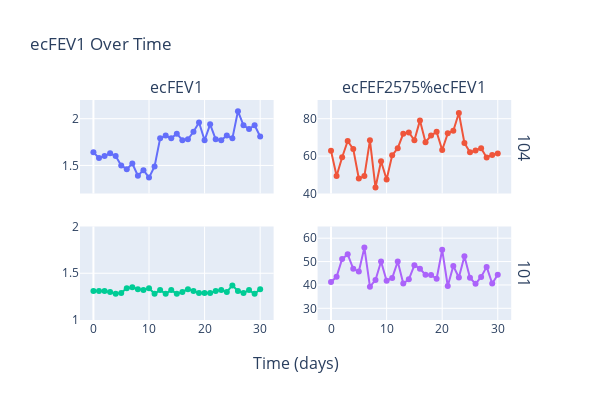

The code cell stored with this chart in its notebook:
### Code cell
df[
    (df.ID == "104")
    & (df["Date Recorded"] > datetime.date(2020, 5, 1))
    & (df["Date Recorded"] < datetime.date(2020, 11, 1))
]
df_step_change = df.loc[2445:2475]

# Create a new date range with consecutive dates
start_date = df_step_change["Date Recorded"].min()
end_date = start_date + pd.Timedelta(days=len(df_step_change) - 1)
date_range = pd.date_range(start=start_date, end=end_date, freq="D")
df_step_change["Date Recorded"] = date_range
# df_step_change = df_step_change[df_step_change['ecFEV1'].diff() <= 0][1:-1]

df_constant = df.loc[0:30]


fig = make_subplots(
    rows=2,
    cols=2,
    column_titles=["ecFEV1", "ecFEF2575%ecFEV1"],
    row_titles=[df_step_change.ID.unique()[0], df_constant.ID.unique()[0]],
    shared_xaxes=True,
    x_title="Time (days)",
)

fig.add_trace(
    go.Scatter(
        x=df_step_change.index - df_step_change.index[0],
        y=df_step_change["ecFEV1"],
        mode="lines+markers",
        name=f"ecFEV1 {df_step_change.ID.unique()[0]}",
    ),
    row=1,
    col=1,
)
fig.add_trace(
    go.Scatter(
        x=df_step_change.index - df_step_change.index[0],
        y=df_step_change["ecFEF2575%ecFEV1"],
        mode="lines+markers",
        name=f"ecFEF2575%ecFEV1 {df_step_change.ID.unique()[0]}",
    ),
    row=1,
    col=2,
)
fig.add_trace(
    go.Scatter(
        x=df_constant.index - df_constant.index[0],
        y=df_constant["ecFEV1"],
        mode="lines+markers",
        name=f"ecFEV1 {df_constant.ID.unique()[0]}",
    ),
    row=2,
    col=1,
)
fig.add_trace(
    go.Scatter(
        x=df_constant.index - df_constant.index[0],
        y=df_constant["ecFEF2575%ecFEV1"],
        mode="lines+markers",
        name=f"ecFEF2575%ecFEV1 {df_constant.ID.unique()[0]}",
    ),
    row=2,
    col=2,
)

fig.update_yaxes(range=[1.2, 2.2], row=1, col=1)
fig.update_yaxes(range=[1, 2], row=2, col=1)
fig.update_yaxes(range=[40, 90], row=1, col=2)
fig.update_yaxes(range=[25, 65], row=2, col=2)

fig.update_layout(title="ecFEV1 Over Time", width=600, height=400, showlegend=False)

fig.show()

### Figure 1 — Plotly figure (JSON) as saved in the notebook; plotly's stock layout.template omitted (floating-point values rounded to 4 significant figures)
{"data": [{"mode": "lines+markers", "name": "ecFEV1 104", "type": "scatter", "x": [0, 1, 2, 3, 4, 5, 6, 7, 8, 9, 10, 11, 12, 13, 14, 15, 16, 17, 18, 19, 20, 21, 22, 23, 24, 25, 26, 27, 28, 29, 30], "xaxis": "x", "y": [1.64, 1.58, 1.6, 1.63, 1.6, 1.5, 1.46, 1.52, 1.39, 1.45, 1.37, 1.49, 1.79, 1.82, 1.79, 1.84, 1.77, 1.78, 1.86, 1.96, 1.77, 1.94, 1.78, 1.77, 1.82, 1.79, 2.08, 1.93, 1.89, 1.93, 1.81], "yaxis": "y"}, {"mode": "lines+markers", "name": "ecFEF2575%ecFEV1 104", "type": "scatter", "x": [0, 1, 2, 3, 4, 5, 6, 7, 8, 9, 10, 11, 12, 13, 14, 15, 16, 17, 18, 19, 20, 21, 22, 23, 24, 25, 26, 27, 28, 29, 30], "xaxis": "x2", "y": [62.8, 49.37, 59.37, 68.1, 63.75, 48.0, 49.32, 68.42, 43.17, 57.24, 47.45, 60.4, 64.25, 71.98, 72.63, 68.48, 79.1, 67.42, 70.97, 72.96, 63.28, 72.16, 73.6, 83.05, 67.03, 62.01, 62.98, 64.25, 59.26, 60.62, 61.33], "yaxis": "y2"}, {"mode": "lines+markers", "name": "ecFEV1 101", "type": "scatter", "x": [0, 1, 2, 3, 4, 5, 6, 7, 8, 9, 10, 11, 12, 13, 14, 15, 16, 17, 18, 19, 20, 21, 22, 23, 24, 25, 26, 27, 28, 29, 30], "xaxis": "x3", "y": [1.31, 1.31, 1.31, 1.3, 1.28, 1.29, 1.34, 1.35, 1.33, 1.32, 1.34, 1.28, 1.32, 1.28, 1.32, 1.28, 1.3, 1.33, 1.31, 1.29, 1.29, 1.29, 1.31, 1.32, 1.3, 1.37, 1.31, 1.29, 1.32, 1.28, 1.33], "yaxis": "y3"}, {"mode": "lines+markers", "name": "ecFEF2575%ecFEV1 101", "type": "scatter", "x": [0, 1, 2, 3, 4, 5, 6, 7, 8, 9, 10, 11, 12, 13, 14, 15, 16, 17, 18, 19, 20, 21, 22, 23, 24, 25, 26, 27, 28, 29, 30], "xaxis": "x4", "y": [41.22, 43.51, 51.15, 53.08, 46.87, 45.74, 55.97, 39.26, 42.11, 50, 41.79, 42.97, 50, 40.62, 42.42, 48.44, 46.92, 44.36, 44.27, 42.64, 55.04, 39.53, 48.09, 43.18, 52.31, 43.07, 40.46, 43.41, 47.73, 40.62, 44.36], "yaxis": "y4"}], "layout": {"annotations": [{"font": {"size": 16}, "showarrow": false, "text": "ecFEV1", "x": 0.22, "xanchor": "center", "xref": "paper", "y": 1, "yanchor": "bottom", "yref": "paper"}, {"font": {"size": 16}, "showarrow": false, "text": "ecFEF2575%ecFEV1", "x": 0.76, "xanchor": "center", "xref": "paper", "y": 1, "yanchor": "bottom", "yref": "paper"}, {"font": {"size": 16}, "showarrow": false, "text": "104", "textangle": 90, "x": 0.98, "xanchor": "left", "xref": "paper", "y": 0.7875, "yanchor": "middle", "yref": "paper"}, {"font": {"size": 16}, "showarrow": false, "text": "101", "textangle": 90, "x": 0.98, "xanchor": "left", "xref": "paper", "y": 0.2125, "yanchor": "middle", "yref": "paper"}, {"font": {"size": 16}, "showarrow": false, "text": "Time (days)", "x": 0.49, "xanchor": "center", "xref": "paper", "y": 0, "yanchor": "top", "yref": "paper", "yshift": -30}], "height": 400, "showlegend": false, "title": {"text": "ecFEV1 Over Time"}, "width": 600, "xaxis": {"anchor": "y", "domain": [0, 0.44], "matches": "x3", "showticklabels": false}, "xaxis2": {"anchor": "y2", "domain": [0.54, 0.98], "matches": "x4", "showticklabels": false}, "xaxis3": {"anchor": "y3", "domain": [0, 0.44]}, "xaxis4": {"anchor": "y4", "domain": [0.54, 0.98]}, "yaxis": {"anchor": "x", "domain": [0.575, 1], "range": [1.2, 2.2]}, "yaxis2": {"anchor": "x2", "domain": [0.575, 1], "range": [40, 90]}, "yaxis3": {"anchor": "x3", "domain": [0, 0.425], "range": [1, 2]}, "yaxis4": {"anchor": "x4", "domain": [0, 0.425], "range": [25, 65]}}}
